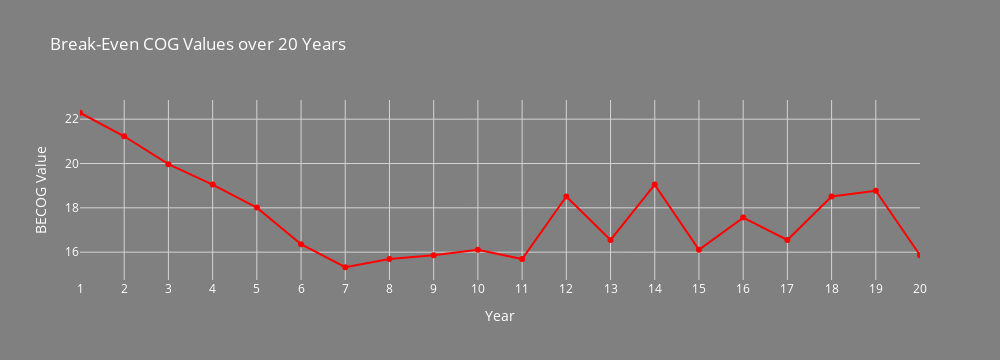

This figure's notebook cell:
### Markdown cell above
## BREAK EVEN CUT OFF GRADES
---
<img src="becog.jpg" width="1000" alt="BREAK EVEN CUT OFF GRADES">

### Code cell
becog = [22.29, 21.23, 19.97, 19.05, 18.01, 16.36, 15.32, 15.69, 15.86, 16.11,15.69, 18.51, 16.55, 19.05, 16.11, 17.56, 16.55, 18.51, 18.77, 15.86]

min_value = min(becog)
max_value = max(becog)
average_value = sum(becog) / len(becog)
print("-------------------------------")
print(f"Minimum Value : {min_value}")
print(f"Maksimum Value : {max_value}")
print(f"Average Value : {average_value}")
print("-------------------------------")
import plotly.graph_objects as go

years = list(range(1, 21))

fig = go.Figure()
fig.add_trace(go.Scatter(x=years, y=becog, mode='markers+lines', name='BECOG Values', line=dict(color='red')))
fig.update_layout(title='Break-Even COG Values over 20 Years',xaxis_title='Year',yaxis_title='BECOG Value',xaxis=dict(tickmode='linear', tick0=1, dtick=1, range=[1, 20]),plot_bgcolor='grey',paper_bgcolor='grey',width=1000,font=dict(color='white'),xaxis_gridcolor='lightgray',yaxis_gridcolor='lightgray')
fig.show()

### Figure 1 — Plotly figure (JSON) as saved in the notebook; plotly's stock layout.template omitted (floating-point values rounded to 4 significant figures)
{"data": [{"line": {"color": "red"}, "mode": "markers+lines", "name": "BECOG Values", "type": "scatter", "x": [1, 2, 3, 4, 5, 6, 7, 8, 9, 10, 11, 12, 13, 14, 15, 16, 17, 18, 19, 20], "y": [22.29, 21.23, 19.97, 19.05, 18.01, 16.36, 15.32, 15.69, 15.86, 16.11, 15.69, 18.51, 16.55, 19.05, 16.11, 17.56, 16.55, 18.51, 18.77, 15.86]}], "layout": {"font": {"color": "white"}, "height": 360, "paper_bgcolor": "grey", "plot_bgcolor": "grey", "title": {"text": "Break-Even COG Values over 20 Years"}, "width": 1000, "xaxis": {"dtick": 1, "gridcolor": "lightgray", "range": [1, 20], "tick0": 1, "tickmode": "linear", "title": {"text": "Year"}, "type": "linear"}, "yaxis": {"autorange": true, "gridcolor": "lightgray", "range": [14.74, 22.87], "title": {"text": "BECOG Value"}, "type": "linear"}}}
